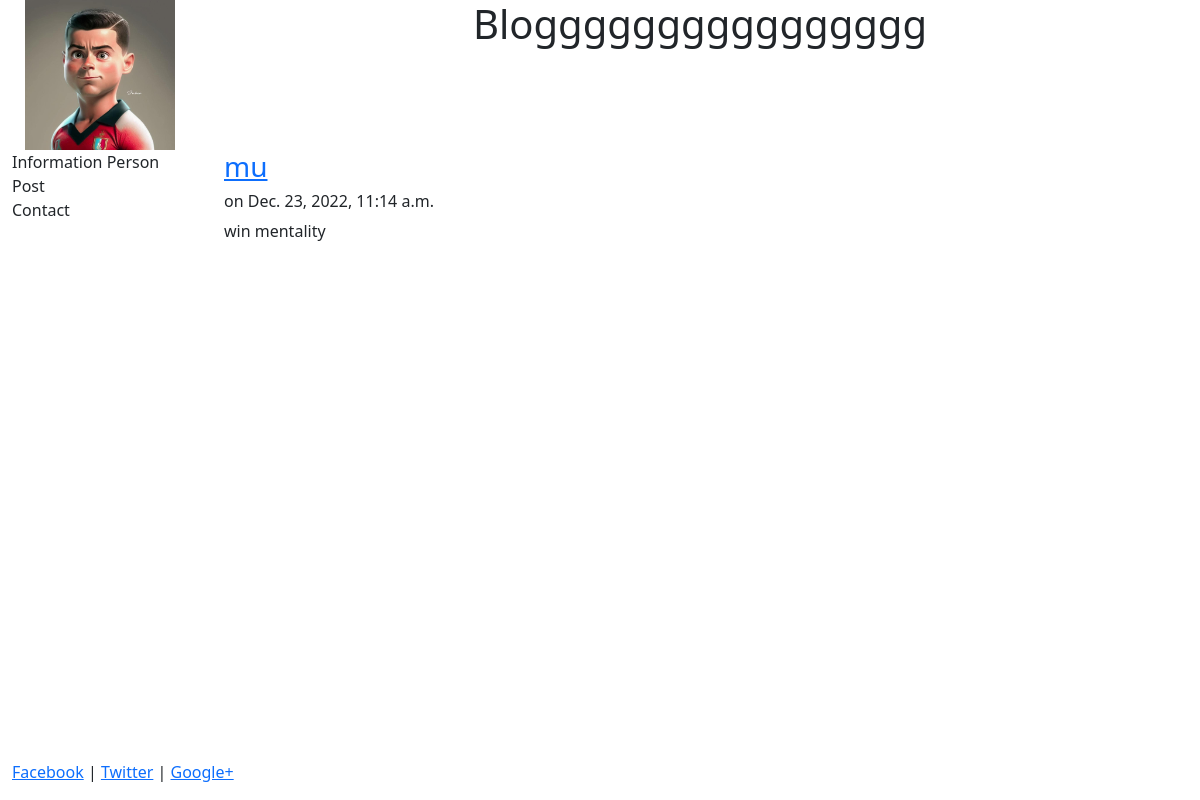
Page /blog/1/ on the committed database.
### blog/models.py (models this page shows, shortened)
class Post(models.Model):
    title = models.CharField(max_length=100)
    body = models.TextField()
    date = models.DateTimeField(auto_now_add=True)

### blog/views.py (the view)
# urls.py: path('<int:id>/', post),
def post(request, id):
    post = Post.objects.get(id=id)
    return render(request, 'blog/post.html', {'post': post})

### blog/templates/blog/post.html (shortened to what this page needs)
{% extends "pages/base.html" %}
{% block content %}
<h3><a href='/blog/{{post.id}}'>{{post.title}}</a></h3>
<h6>on {{post.date}}</h6>
{{post.body|safe|linebreaks}}
{% endblock %}

### home/templates/pages/base.html (style rules this page uses)
html, body { height: 100%; background-color: white; }

### rows in the picture
Post: title "mu", date "Dec. 23, 2022, 11:14 a.m.", body "win mentality"
